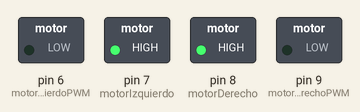
Bench run of a sketch on a simulated Arduino Uno, built with avr-gcc and run on an emulated ATmega328P. Shown: switched loads named in the sketch (green lamp = pin HIGH).

Above: at 0.1 s.
Timing chart, 0 to 1.6 s (numbered marks = the images above):
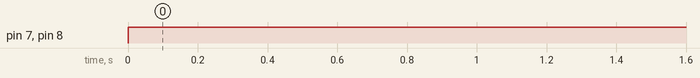

Measured:
- by itself, pin 7 (motorIzquierdo), pin 8 (motorDerecho): LOW → HIGH at 0.00 s

The sketch:

05-EjercicioMotoresMueveAtr_sR_pidoDosRuedas.ino
```cpp
// Se mueven hacia atrás ambas ruedas

int motorIzquierdoPWM = 6;
int motorIzquierdo = 7;
int motorDerecho = 8;
int motorDerechoPWM = 9;

void setup()
{
    pinMode(motorIzquierdoPWM, OUTPUT);
    pinMode(motorIzquierdo, OUTPUT);
    pinMode(motorDerecho, OUTPUT);
    pinMode(motorDerechoPWM, OUTPUT);
}

void loop()
{
    digitalWrite(motorIzquierdo, HIGH);
    digitalWrite(motorDerecho, HIGH);
    analogWrite(motorIzquierdoPWM, 0);
    analogWrite(motorDerechoPWM, 0);
}
```
